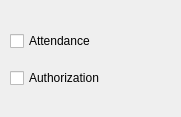
<?xml version="1.0" encoding="UTF-8"?>
<ui version="4.0">
 <class>Dialog</class>
 <widget class="QDialog" name="Dialog">
  <property name="geometry">
   <rect>
    <x>0</x>
    <y>0</y>
    <width>181</width>
    <height>117</height>
   </rect>
  </property>
  <property name="windowTitle">
   <string>Options</string>
  </property>
  <widget class="QWidget" name="verticalLayoutWidget">
   <property name="geometry">
    <rect>
     <x>10</x>
     <y>20</y>
     <width>160</width>
     <height>80</height>
    </rect>
   </property>
   <layout class="QVBoxLayout" name="verticalLayout">
    <item>
     <widget class="QCheckBox" name="checkBox">
      <property name="text">
       <string>Attendance</string>
      </property>
     </widget>
    </item>
    <item>
     <widget class="QCheckBox" name="checkBox_2">
      <property name="text">
       <string>Authorization</string>
      </property>
     </widget>
    </item>
   </layout>
  </widget>
 </widget>
 <resources/>
 <connections/>
</ui>
